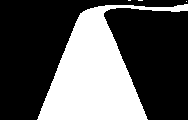
%> input picture NUC_苏格拉/透视处理/图像透视处理法2/4.bmp, 188 x 120 px
$ octave jiaozhen.m   (GNU Octave 9; MATLAB toolbox functions it lacks are replaced by stand-ins)
%> lines starting %> are read from the running program, lines starting %| are printed output that depends on the picture; in (x1, y1, x2, y2) boxes, pixels count from 0 and x2, y2 are one past the last pixel; in counts of white or black regions, pixels touching at a corner belong together; the program's own positions count from 1
% NUC_yw2022.8.2
clear,clc
Array_forward_bucket=cell(120,188);%定义数组
Array_backward_bucket=cell(120,188);
Array_forward_bird=cell(120,188);
Array_backward_bird=cell(120,188);
st.row=0;st.col=0;
for m=1:120                      %清零
      for n=1:188
         Array_forward_bucket{m,n}=st;
         Array_backward_bucket{m,n}=st;
         Array_forward_bird{m,n}=st;
         Array_backward_bird{m,n}=st;
      end
end
img_origin1 = imread('C:\Users\admin\Desktop\NUC_苏格拉\透视处理\图像透视处理法2\4.BMP'); %读取图像文件;
%> img_origin1 is the input picture: size 120x188 uint8; 34.2% white; 4 white regions (3 under 20 px), largest, box (x1, y1, x2, y2) and area: (37, 4, 188, 120) 7703
img_origin = img_origin1(1:1:120,1:1:188);
img_origin1 = img_origin;
 %%桶形畸变矫正
k1 = -0.00000;  % 形变参数，根据实际情况调整     没有桶形畸变设为0
k2 = -0.00000;  % 形变参数，根据实际情况调整     没有桶形畸变设为0

img_size = size( img_origin );
%> img_size = [120 188]
img_undist = zeros( img_size );
img_undist = uint8( img_undist );

for l1 = 1:img_size(1)  % 垂直方向
    y = l1 - img_size(1)/2;
    for l2 = 1:img_size(2)  % 水平方向
        x = l2 - img_size(2)/2;
        x1 = round( x * ( 1 + k1 * x * x + k2 * y * y ) );
        y1 = round( y * ( 1 + k1 * x * x + k2 * y * y ) );
        y1 = y1 + img_size(1)/2;
        x1 = x1 + img_size(2)/2;
        img_undist(l1,l2) = img_origin(y1, x1);
        Array_forward_bucket{l1,l2}.row=y1;
        Array_forward_bucket{l1,l2}.col=x1;
        Array_backward_bucket{y1,x1}.row= l1;
        Array_backward_bucket{y1,x1}.col= l2;
    end
end
%> after the loop, Array_backward_bucket = 22560 items; Array_forward_bucket = 22560 items

figure(1);
img_origin_show=img_origin(1:1:120,1:1:188);
img_undist_show=img_undist(1:1:120,1:1:188);
subplot(121); imshow(img_origin_show);
subplot(122); imshow(img_undist_show);
  %%桶形畸变矫正结束

  %%梯形畸变矫正
imwrite(img_undist,'line1_tong.bmp');
A=imread('line1_tong.bmp');
% 调整到图像方方正正位置 调整h ，alpha ， beta ，调整到把梯形拉到正方形为止
h=0.40;%垂直高度
alpha=155.0*pi/180;%垂直视角 153  128  155
beta=175*pi/180;%水平视角 123  126  175

theta=atan(90*pi/180);%垂直俯角 81.2 85


[m, n]=size(A);
%> m = 120; n = 188
B=A;
after_row=120;
after_col=188;
C=zeros(after_row,after_col);
% 调整逆透视图像的效果
zoom2=1300;%27.9 90    图像横向拉展    (改大横向拉大) 800
zoom1=60;%48.8 130    图像纵向拉展    (改大纵向拉大)  70
 rowadd =15;%逆透视图像下移(正数下移)
coladd=5;%逆透视图像左右移

for j=1:after_row
    for i=1:after_col
        x=(-(j-1)+after_row+rowadd)/zoom1;
        y=((i-1)-after_col/2+coladd)/zoom2;

        u_inv=(x*m-m*h*tan(theta))/(2*x*tan(theta)*tan(alpha)+2*h*tan(alpha));
        tan_puOg=tan(alpha)*2*u_inv/m;
        tan_puOp=y/sqrt(h^2+x^2);
        tan_pvOg=tan_puOp*sqrt(1+tan_puOg^2);
        v_inv=tan_pvOg*n/tan(beta)/2;

        Xt=u_inv+m/2;
        Yt=-v_inv+n/2;

         sx=floor(Xt);
         sy=floor(Yt);
         a=Xt-sx;b=Yt-sy;       %小数部分     %下面是插值算法，利用最近邻插值法
         if((b<0.5))
             Yt=sy;
         else
             Yt=sy+1;
         end
         if((a<0.5))
             Xt=sx;
         else
             Xt=sx+1;
         end
        if Xt<0.5 || Xt>m  || Yt<0.5 || Yt>n
             continue;
        end
        C(j,i)=img_origin1(round(Xt),round(Yt));

        Array_forward_bird{j,i}.row= round(Xt);
        Array_forward_bird{j,i}.col= round(Yt);
     end
end
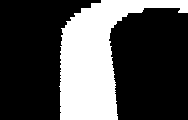
%> C: size 120x188 double; 30% white; 1 white region, box (x1, y1, x2, y2) and area: (59, 0, 188, 120) 6771
%> after the loop, Array_forward_bird = 22560 items
figure(3);%弹出一个窗口
C=uint8(C);
subplot(121);
imshow(C);
subplot(122);
imshow(img_origin1);
%> (the run ends here)
